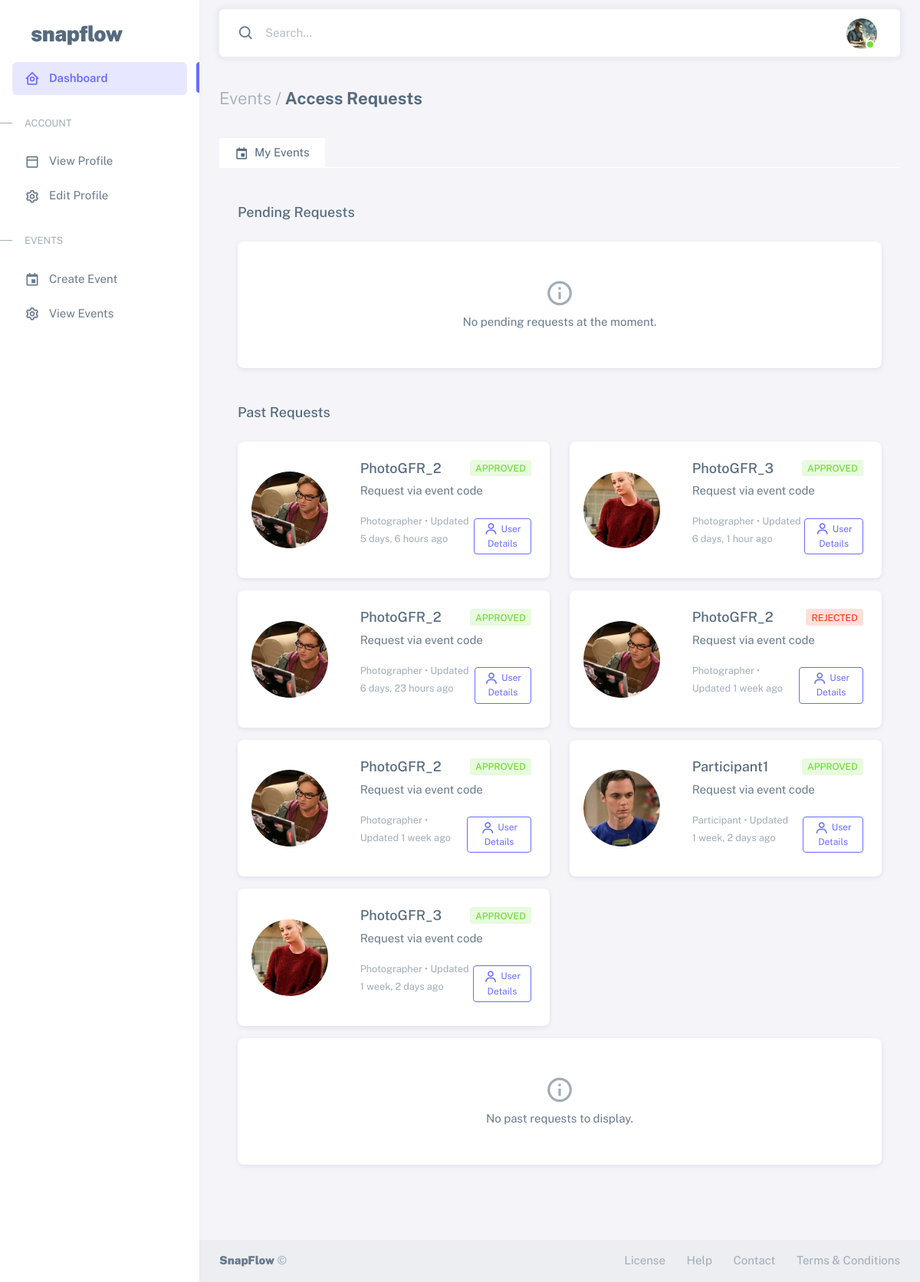
/events/events/requests/ (signed in), run on an earlier commit of the app's database.
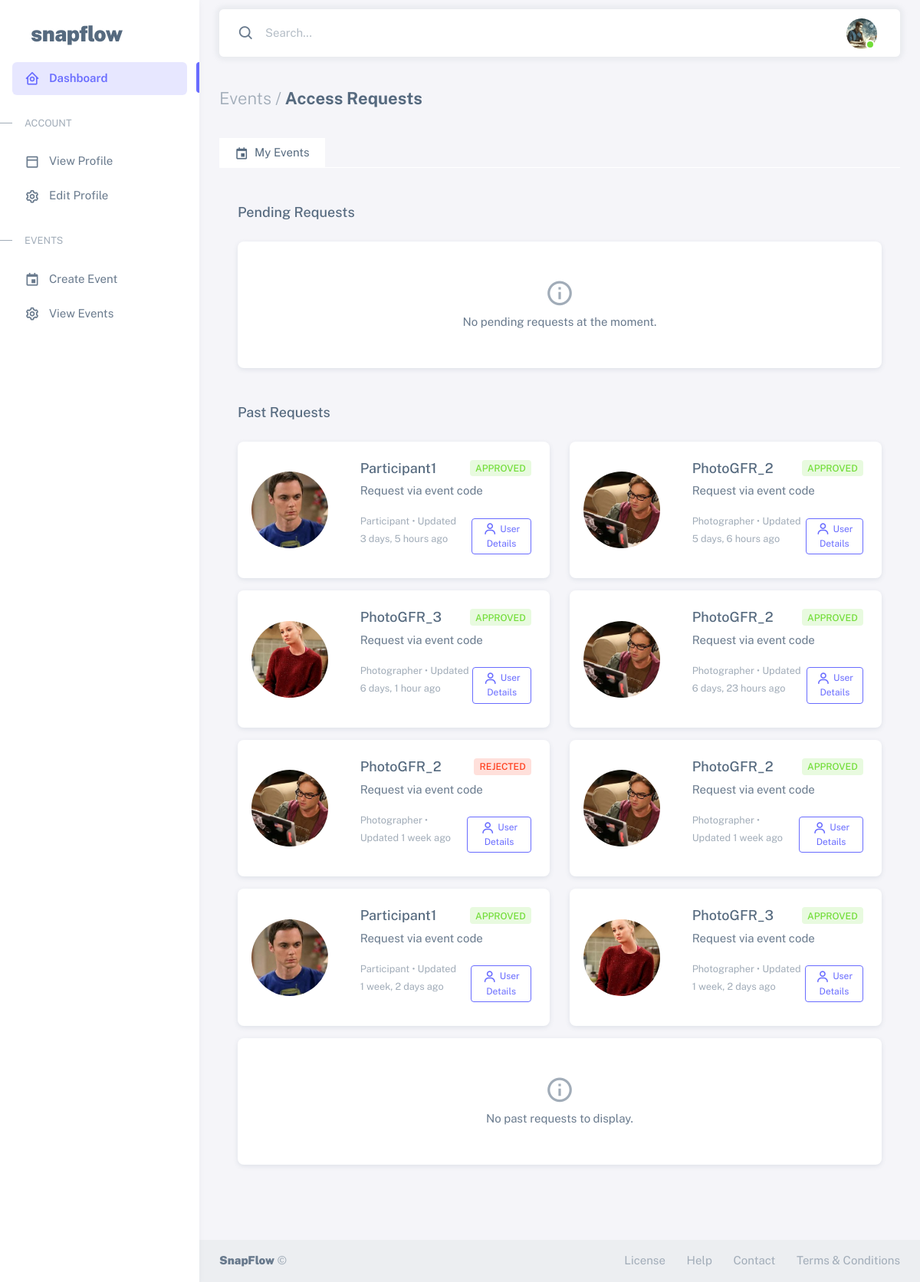
And on a later commit of the database.
### users/models.py (models this page shows, shortened)
class CustomUser(AbstractUser):
    class Roles(models.TextChoices):
        ORGANIZER = 'ORGANIZER', _('Event Organizer')
        PHOTOGRAPHER = 'PHOTOGRAPHER', _('Photographer')
        PARTICIPANT = 'PARTICIPANT', _('Event Participant')
    class ParticipantTypes(models.TextChoices):
        GUEST = 'GUEST', _('Guest')
        FAMILY = 'FAMILY', _('Family')
        FRIEND = 'FRIEND', _('Friend')
        WINNER = 'WINNER', _('Winner')
        OTHER = 'OTHER', _('Other')
    class PhotographerRoles(models.TextChoices):
        LEAD = 'LEAD', _('Lead Photographer')
        ASSISTANT = 'ASSISTANT', _('Assistant Photographer')
        SECONDARY = 'SECONDARY', _('Secondary Photographer')
    role = models.CharField(
        max_length=20,
        choices=Roles.choices,
        null=True,
        blank=False
    )
    avatar = models.ImageField(
        upload_to='user_avatars/',
        validators=[FileExtensionValidator(['jpg', 'jpeg', 'png'])],
        null=True,
        blank=True
    )
    phone_number = models.CharField(max_length=15, blank=True)
    company_name = models.CharField(max_length=100, blank=True)
    website = models.URLField(blank=True)
    portfolio_url = models.URLField(blank=True)
    photographer_role = models.CharField(
        max_length=20,
        choices=PhotographerRoles.choices,
        blank=True
    )
    watermark = models.ImageField(
        upload_to='photographer_watermarks/',
        validators=[FileExtensionValidator(['png'])],
        null=True,
        blank=True
    )
    participant_type = models.CharField(
        max_length=20,
        choices=ParticipantTypes.choices,
        blank=True
    )
    image_visibility = models.CharField(
        max_length=20,
        choices=[
            ('PUBLIC', 'Public'),
            ('PRIVATE', 'Private'),
            ('EVENT_ONLY', 'Event Only')
        ],
        default='PRIVATE'
    )
    blur_requested = models.BooleanField(default=False)
    remove_requested = models.BooleanField(default=False)
    is_verified = models.BooleanField(default=False)

### events/models.py (models this page shows)
class EventAccessRequest(models.Model):
    class RequestStatus(models.TextChoices):
        PENDING = 'PENDING', _('Pending')
        APPROVED = 'APPROVED', _('Approved')
        REJECTED = 'REJECTED', _('Rejected')
    event = models.ForeignKey(Event, on_delete=models.CASCADE, related_name='access_requests')
    user = models.ForeignKey(settings.AUTH_USER_MODEL, on_delete=models.CASCADE)
    request_type = models.CharField(max_length=20, choices=[
        ('PHOTOGRAPHER', 'Photographer'),
        ('PARTICIPANT', 'Participant')
    ])
    status = models.CharField(
        max_length=20,
        choices=RequestStatus.choices,
        default=RequestStatus.PENDING
    )
    message = models.TextField(blank=True)
    created_at = models.DateTimeField(auto_now_add=True)
    updated_at = models.DateTimeField(auto_now=True)
    class Meta:
        unique_together = ['event', 'user']

### events/views.py (the view)
# urls.py: path('events/requests/', views.access_requests_list, name='access_requests'),  # done
@login_required
def access_requests_list(request):
    organized_events = Event.objects.filter(organizer=request.user).exists()
    organized_requests = EventAccessRequest.objects.filter(
        event__organizer=request.user,
        event__isnull=False  # Ensure event exists
    ).select_related('user', 'event').order_by('-created_at')
    user_requests = EventAccessRequest.objects.filter(
        user=request.user,
        event__isnull=False  # Ensure event exists
    ).select_related('user', 'event').order_by('-created_at')
    photographer_requests = user_requests.filter(request_type='PHOTOGRAPHER')
    participant_requests = user_requests.filter(request_type='PARTICIPANT')
    is_organizer = organized_events  # Using the direct event query result
    is_photographer = photographer_requests.exists()
    is_participant = participant_requests.exists()
    context = {
        'organized_requests': organized_requests,
        'photographer_requests': photographer_requests,
        'participant_requests': participant_requests,
        'is_organizer': is_organizer,
        'is_photographer': is_photographer,
        'is_participant': is_participant,
        'page_title': 'Access Requests'
    }
    return render(request, 'events/request_list.html', context)

### templates/events/request_list.html (shortened to what this page needs)
{% extends "users/db_base.html" %}
{% load static %}
{% block content %}
<div class="container-xxl flex-grow-1 container-p-y">
  <h4 class="fw-bold py-3 mb-4">
    <span class="text-muted fw-light">Events /</span> Access Requests
  </h4>
  {% if is_organizer or is_photographer or is_participant %}
  <ul class="nav nav-tabs mb-4" role="tablist">
    {% if is_organizer %}
    <li class="nav-item">
      <button
        class="nav-link {% if is_organizer %}active{% endif %}"
        data-bs-toggle="tab"
        data-bs-target="#organizer-tab"
        type="button"
        role="tab"
        aria-controls="organizer-tab"
        aria-selected="{% if is_organizer %}true{% else %}false{% endif %}"
      >
        <i class="bx bx-calendar-event me-1"></i> My Events
      </button>
    </li>
    {% endif %}
  </ul>
  {% endif %}
  <div class="tab-content">
    {% if is_organizer %}
    <div class="tab-pane fade {% if is_organizer %}show active{% endif %}" id="organizer-tab" role="tabpanel">
      <h5 class="pb-1 mb-4">Pending Requests</h5>
      <div class="row mb-5">
        {% if not organized_requests or not organized_requests|dictsortreversed:"status"|dictsort:"status.0" %}
        <div class="col-12">
          <div class="card">
            <div class="card-body text-center py-5">
              <i class="bx bx-info-circle fs-1 text-muted mb-2"></i>
              <p class="mb-0">No pending requests at the moment.</p>
            </div>
          </div>
        </div>
        {% endif %}
      </div>
      <h5 class="pb-1 mb-4">Past Requests</h5>
      <div class="row mb-5">
        {% for request in organized_requests %}
        {% if request.status != 'PENDING' %}
        <div class="col-md-6 mb-3">
          <div class="card">
            <div class="row g-0">
              <div class="col-md-4 d-flex align-items-center justify-content-center p-3">
                <div class="avatar-wrapper" style="width: 100px; height: 100px; overflow: hidden; border-radius: 50%; flex-shrink: 0;">
                  {% if request.user.avatar %}
                  <img
                    src="{{ request.user.avatar.url }}"
                    alt="{{ request.user.username }}"
                    style="width: 100%; height: 100%; object-fit: cover;"
                  />
                  {% endif %}
                </div>
              </div>
              <div class="col-md-8">
                <div class="card-body">
                  <div class="d-flex justify-content-between align-items-center mb-2">
                    <h5 class="card-title mb-0">{{ request.user.get_full_name|default:request.user.username }}</h5>
                    <span class="badge {% if request.status == 'APPROVED' %}bg-label-success{% else %}bg-label-danger{% endif %}">
                      {{ request.get_status_display }}
                    </span>
                  </div>
                  <p class="card-text">{{ request.message|truncatechars:100 }}</p>
                  <div class="d-flex justify-content-between align-items-center">
                    <p class="card-text">
                      <small class="text-muted">{{ request.get_request_type_display }} • Updated {{ request.updated_at|timesince }} ago</small>
                    </p>
                    <button
                      class="btn btn-outline-primary btn-sm"
                      type="button"
                      data-bs-toggle="offcanvas"
                      data-bs-target="#userDetails{{ request.id }}"
                      aria-controls="userDetails{{ request.id }}"
                    >
                      <i class="bx bx-user me-1"></i>User Details
                    </button>
                  </div>
                </div>
              </div>
            </div>
          </div>
        </div>
        {% endif %}
        {% endfor %}
        {% if not organized_requests or organized_requests|length == 0 or organized_requests|dictsort:"status.0"|length == 0 %}
        <div class="col-12">
          <div class="card">
            <div class="card-body text-center py-5">
              <i class="bx bx-info-circle fs-1 text-muted mb-2"></i>
              <p class="mb-0">No past requests to display.</p>
            </div>
          </div>
        </div>
        {% endif %}
      </div>
    </div>
    {% endif %}
  </div>
</div>
{% endblock %}

### templates/users/db_base.html (shortened to what this page needs)
{% load static %}
<!DOCTYPE html>
<html
  lang="en"
  class="light-style layout-menu-fixed"
  dir="ltr"
  data-theme="theme-default"
  data-assets-path="{% static 'users/assets/' %}"
  data-template="vertical-menu-template-free"
>
  <head>
    <link rel="stylesheet" href="{% static 'users/assets/vendor/fonts/boxicons.css' %}" />
    <link rel="stylesheet" href="{% static 'users/assets/vendor/css/core.css' %}" class="template-customizer-core-css" />
    <link rel="stylesheet" href="{% static 'users/assets/vendor/css/theme-default.css' %}" class="template-customizer-theme-css" />
    <link rel="stylesheet" href="{% static 'users/assets/css/demo.css' %}" />
    <link rel="stylesheet" href="https://cdn.jsdelivr.net/npm/bootstrap-icons/font/bootstrap-icons.css">
    <link rel="stylesheet" href="{% static 'users/assets/vendor/libs/perfect-scrollbar/perfect-scrollbar.css' %}" />
    <link rel="stylesheet" href="{% static 'users/assets/vendor/libs/apex-charts/apex-charts.css' %}" />
  </head>
  <body>
    <div class="layout-wrapper layout-content-navbar">
      <div class="layout-container">
<aside id="layout-menu" class="layout-menu menu-vertical menu bg-menu-theme">
    <div class="app-brand demo">
      <a href="{% url 'home:landing' %}" class="app-brand-link">
        <span class="app-brand-text demo menu-text fw-bolder ms-2">SnapFlow</span>
      </a>
    </div>
    <ul class="menu-inner py-1">
      <li class="menu-item active">
        <a href="{% url 'users:dashboard' %}" class="menu-link">
          <i class="menu-icon tf-icons bx bx-home-circle"></i>
          <div data-i18n="Analytics">Dashboard</div>
        </a>
      </li>
      <li class="menu-header small text-uppercase">
        <span class="menu-header-text">Account</span>
      </li>
      <li class="menu-item">
        <a href="{% url 'users:profile' %}" class="menu-link">
          <i class="menu-icon tf-icons bx bx-dock-top"></i>
          <div>View Profile</div>
        </a>
      </li>
      <li class="menu-item">
        <a href="{% url 'users:profile_update' %}" class="menu-link">
          <i class="menu-icon tf-icons bx bx-cog"></i>
          <div>Edit Profile</div>
        </a>
      </li>
      <li class="menu-header small text-uppercase">
        <span class="menu-header-text">Events</span>
      </li>
      {% if user.role == 'ORGANIZER' %}
        <li class="menu-item">
          <a href="{% url 'events:event_create' %}" class="menu-link">
            <i class="menu-icon tf-icons bx bx-calendar-event"></i>
            <div>Create Event</div>
          </a>
        </li>
        <li class="menu-item">
          <a href="{% url 'events:event_list' %}" class="menu-link">
            <i class="menu-icon tf-icons bx bx-cog"></i>
            <div>View Events</div>
          </a>
        </li>
      {% endif %}
    </ul>
  </aside>
        <div class="layout-page">
          <nav
            class="layout-navbar container-xxl navbar navbar-expand-xl navbar-detached align-items-center bg-navbar-theme"
            id="layout-navbar"
          >
            <div class="navbar-nav-right d-flex align-items-center" id="navbar-collapse">
              <div class="navbar-nav align-items-center">
                <div class="nav-item d-flex align-items-center">
                  <i class="bx bx-search fs-4 lh-0"></i>
                  <input
                    type="text"
                    class="form-control border-0 shadow-none"
                    placeholder="Search..."
                    aria-label="Search..."
                  />
                </div>
              </div>
              <ul class="navbar-nav flex-row align-items-center ms-auto">
                <li class="nav-item navbar-dropdown dropdown-user dropdown">
                  <a class="nav-link dropdown-toggle hide-arrow" href="javascript:void(0);" data-bs-toggle="dropdown">
                    <div class="avatar avatar-online">
                      <img src="{{ user.avatar.url }}" alt class="w-px-40 h-px-40 rounded-circle object-fit-cover" />
                    </div>
                  </a>
                </li>
              </ul>
            </div>
          </nav>
        {% block content %}{% endblock content %}
              <section id="basic-footer">
                <footer class="footer bg-light">
                  <div
                    class="container-fluid d-flex flex-md-row flex-column justify-content-between align-items-md-center gap-1 container-p-x py-3"
                  >
                    <div>
                      <a
                        href="https://themeselection.com/demo/sneat-bootstrap-html-admin-template/landing/"
                        target="_blank"
                        class="footer-text fw-bolder"
                        >SnapFlow</a
                      >
                      ©
                    </div>
                    <div>
                      <a href="{% url 'home:maintanance' %}" class="footer-link me-4" target="_blank">License</a>
                      <a href="{% url 'home:maintanance' %}" class="footer-link me-4">Help</a>
                      <a href="{% url 'home:maintanance' %}" class="footer-link me-4">Contact</a>
                      <a href="{% url 'home:maintanance' %}" class="footer-link">Terms &amp; Conditions</a>
                    </div>
                  </div>
                </footer>
              </section>
          </div>
        </div>
      </div>
  </body>
</html>

### static/users/assets/css/demo.css (style rules this page uses)
.menu .app-brand.demo { height: 64px; margin-top: 12px; }
.app-brand-text.demo { font-size: 1.75rem; letter-spacing: -0.5px; text-transform: lowercase; }

What changed in the data, as far as the page shows it:
added EventAccessRequest: user.avatar (picture), user.get_full_name "Participant1", status "APPROVED", message "Request via event code", request_type "Participant", updated_at "3 days, 5 hours"
